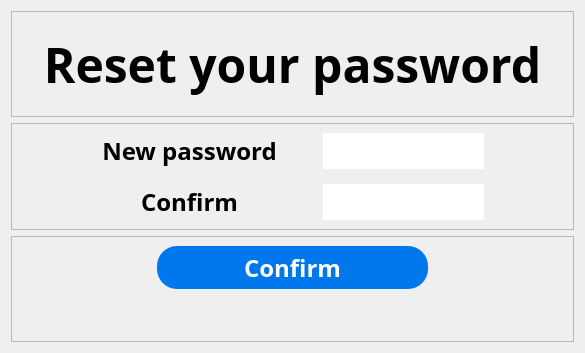
           <widget class="QWidget" name="page_2">
            <layout class="QVBoxLayout" name="verticalLayout_48">
             <item>
              <layout class="QVBoxLayout" name="verticalLayout_47" stretch="1,1,1">
               <item>
                <widget class="QFrame" name="frame_80">
                 <property name="frameShape">
                  <enum>QFrame::StyledPanel</enum>
                 </property>
                 <property name="frameShadow">
                  <enum>QFrame::Raised</enum>
                 </property>
                 <layout class="QGridLayout" name="gridLayout_163">
                  <item row="0" column="0">
                   <layout class="QGridLayout" name="gridLayout_162">
                    <item row="0" column="0">
                     <widget class="QLabel" name="label_74">
                      <property name="font">
                       <font>
                        <family>Bahnschrift SemiBold</family>
                        <pointsize>36</pointsize>
                        <weight>75</weight>
                        <bold>true</bold>
                       </font>
                      </property>
                      <property name="text">
                       <string>Reset your password</string>
                      </property>
                      <property name="alignment">
                       <set>Qt::AlignCenter</set>
                      </property>
                     </widget>
                    </item>
                   </layout>
                  </item>
                 </layout>
                </widget>
               </item>
               <item>
                <widget class="QFrame" name="frame_79">
                 <property name="frameShape">
                  <enum>QFrame::StyledPanel</enum>
                 </property>
                 <property name="frameShadow">
                  <enum>QFrame::Raised</enum>
                 </property>
                 <layout class="QGridLayout" name="gridLayout_165">
                  <item row="0" column="0">
                   <layout class="QGridLayout" name="gridLayout_164" columnstretch="2,4,0,4,2">
                    <item row="2" column="3">
                     <widget class="QLineEdit" name="lineEdit_6">
                      <property name="sizePolicy">
                       <sizepolicy hsizetype="Expanding" vsizetype="Expanding">
                        <horstretch>0</horstretch>
                        <verstretch>0</verstretch>
                       </sizepolicy>
                      </property>
                      <property name="font">
                       <font>
                        <family>Bahnschrift SemiBold</family>
                        <pointsize>18</pointsize>
                        <weight>75</weight>
                        <bold>true</bold>
                       </font>
                      </property>
                      <property name="styleSheet">
                       <string notr="true">QLineEdit{border-radius:20px;}</string>
                      </property>
                      <property name="text">
                       <string/>
                      </property>
                      <property name="echoMode">
                       <enum>QLineEdit::PasswordEchoOnEdit</enum>
                      </property>
                      <property name="clearButtonEnabled">
                       <bool>true</bool>
                      </property>
                     </widget>
                    </item>
                    <item row="0" column="2">
                     <spacer name="horizontalSpacer_130">
                      <property name="orientation">
                       <enum>Qt::Horizontal</enum>
                      </property>
                      <property name="sizeHint" stdset="0">
                       <size>
                        <width>40</width>
                        <height>20</height>
                       </size>
                      </property>
                     </spacer>
                    </item>
                    <item row="0" column="4">
                     <spacer name="horizontalSpacer_131">
                      <property name="orientation">
                       <enum>Qt::Horizontal</enum>
                      </property>
                      <property name="sizeHint" stdset="0">
                       <size>
                        <width>40</width>
                        <height>20</height>
                       </size>
                      </property>
                     </spacer>
                    </item>
                    <item row="0" column="3">
                     <widget class="QLineEdit" name="lineEdit_5">
                      <property name="sizePolicy">
                       <sizepolicy hsizetype="Expanding" vsizetype="Expanding">
                        <horstretch>0</horstretch>
                        <verstretch>0</verstretch>
                       </sizepolicy>
                      </property>
                      <property name="font">
                       <font>
                        <family>Bahnschrift SemiBold</family>
                        <pointsize>18</pointsize>
                        <weight>75</weight>
                        <bold>true</bold>
                       </font>
                      </property>
                      <property name="styleSheet">
                       <string notr="true">QLineEdit{border-radius:20px;}</string>
                      </property>
                      <property name="echoMode">
                       <enum>QLineEdit::PasswordEchoOnEdit</enum>
                      </property>
                      <property name="clearButtonEnabled">
                       <bool>true</bool>
                      </property>
                     </widget>
                    </item>
                    <item row="0" column="1">
                     <widget class="QLabel" name="label_75">
                      <property name="font">
                       <font>
                        <family>Bahnschrift SemiBold</family>
                        <pointsize>18</pointsize>
                        <weight>75</weight>
                        <bold>true</bold>
                       </font>
                      </property>
                      <property name="text">
                       <string>New password</string>
                      </property>
                      <property name="alignment">
                       <set>Qt::AlignCenter</set>
                      </property>
                     </widget>
                    </item>
                    <item row="0" column="0">
                     <spacer name="horizontalSpacer_129">
                      <property name="orientation">
                       <enum>Qt::Horizontal</enum>
                      </property>
                      <property name="sizeHint" stdset="0">
                       <size>
                        <width>40</width>
                        <height>20</height>
                       </size>
                      </property>
                     </spacer>
                    </item>
                    <item row="2" column="1">
                     <widget class="QLabel" name="label_76">
                      <property name="font">
                       <font>
                        <family>Bahnschrift SemiBold</family>
                        <pointsize>18</pointsize>
                        <weight>75</weight>
                        <bold>true</bold>
                       </font>
                      </property>
                      <property name="text">
                       <string>Confirm</string>
                      </property>
                      <property name="alignment">
                       <set>Qt::AlignCenter</set>
                      </property>
                     </widget>
                    </item>
                    <item row="1" column="1">
                     <spacer name="verticalSpacer_70">
                      <property name="orientation">
                       <enum>Qt::Vertical</enum>
                      </property>
                      <property name="sizeHint" stdset="0">
                       <size>
                        <width>20</width>
                        <height>40</height>
                       </size>
                      </property>
                     </spacer>
                    </item>
                   </layout>
                  </item>
                 </layout>
                </widget>
               </item>
               <item>
                <widget class="QFrame" name="frame_78">
                 <property name="frameShape">
                  <enum>QFrame::StyledPanel</enum>
                 </property>
                 <property name="frameShadow">
                  <enum>QFrame::Raised</enum>
                 </property>
                 <layout class="QGridLayout" name="gridLayout_167">
                  <item row="0" column="0">
                   <layout class="QGridLayout" name="gridLayout_166" columnstretch="1,2,1">
                    <item row="0" column="2">
                     <spacer name="horizontalSpacer_133">
                      <property name="orientation">
                       <enum>Qt::Horizontal</enum>
                      </property>
                      <property name="sizeHint" stdset="0">
                       <size>
                        <width>40</width>
                        <height>20</height>
                       </size>
                      </property>
                     </spacer>
                    </item>
                    <item row="0" column="0">
                     <spacer name="horizontalSpacer_132">
                      <property name="orientation">
                       <enum>Qt::Horizontal</enum>
                      </property>
                      <property name="sizeHint" stdset="0">
                       <size>
                        <width>40</width>
                        <height>20</height>
                       </size>
                      </property>
                     </spacer>
                    </item>
                    <item row="0" column="1">
                     <widget class="QPushButton" name="pushButton_5">
                      <property name="sizePolicy">
                       <sizepolicy hsizetype="Minimum" vsizetype="Expanding">
                        <horstretch>0</horstretch>
                        <verstretch>0</verstretch>
                       </sizepolicy>
                      </property>
                      <property name="font">
                       <font>
                        <family>Bahnschrift SemiBold</family>
                        <pointsize>18</pointsize>
                        <weight>75</weight>
                        <bold>true</bold>
                       </font>
                      </property>
                      <property name="styleSheet">
                       <string notr="true">QPushButton{background-color: rgb(0, 119, 237); border-radius:20px; color:rgb(255,255,255);}</string>
                      </property>
                      <property name="text">
                       <string>Confirm</string>
                      </property>
                     </widget>
                    </item>
                    <item row="1" column="1">
                     <spacer name="verticalSpacer_71">
                      <property name="orientation">
                       <enum>Qt::Vertical</enum>
                      </property>
                      <property name="sizeHint" stdset="0">
                       <size>
                        <width>20</width>
                        <height>40</height>
                       </size>
                      </property>
                     </spacer>
                    </item>
                   </layout>
                  </item>
                 </layout>
                </widget>
               </item>
              </layout>
             </item>
            </layout>
           </widget>
